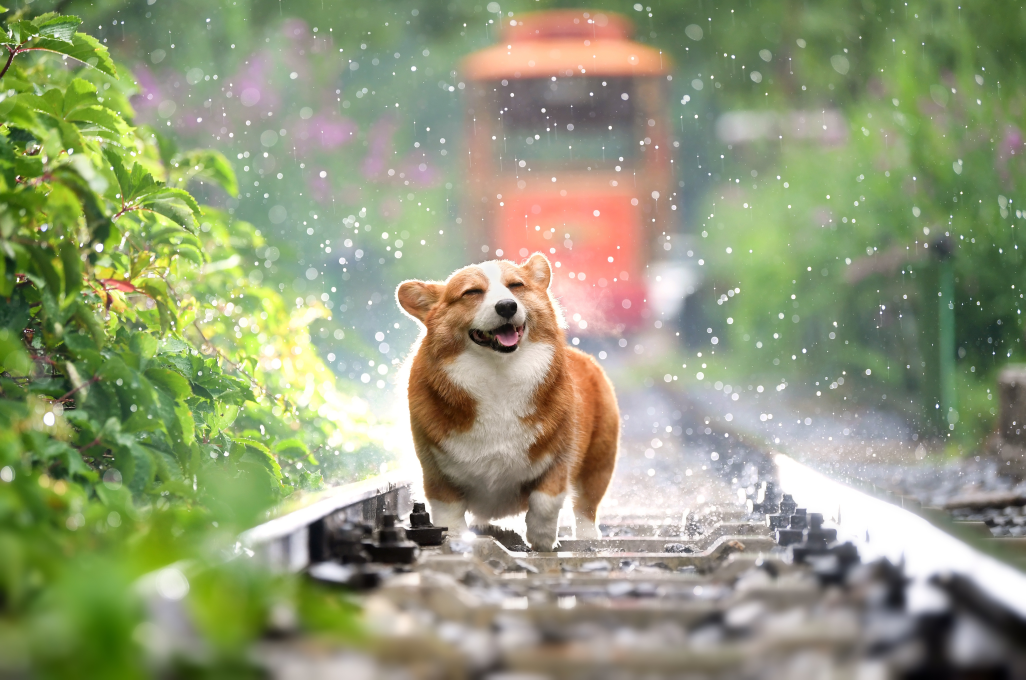
#> input picture src/corgy1.jpg, 5130 x 3396 px (shown at 1/5 size)
$ python histogram_1d.py
#> lines starting #> are read from the running program, lines starting #| are printed output that depends on the picture
# In this script I will perform histograms equalizations to a gray scale image

import cv2
import numpy as np
from matplotlib import pyplot as plt

src_file = "../src/corgy1.jpg"
src_img = cv2.imread(src_file,0)
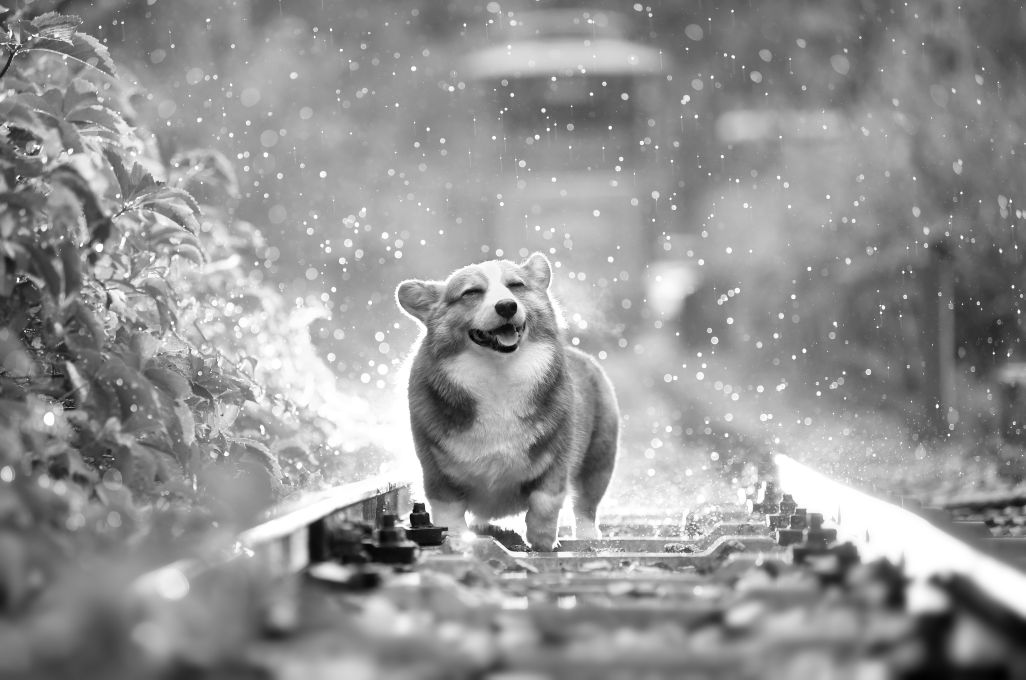
#> src_img: shape (3396, 5130) (shown at 1/5 size); min 0, max 255, mean 148.1
sized_img = cv2.resize(src_img,None, fx=0.2,fy=0.2,interpolation=cv2.INTER_AREA)
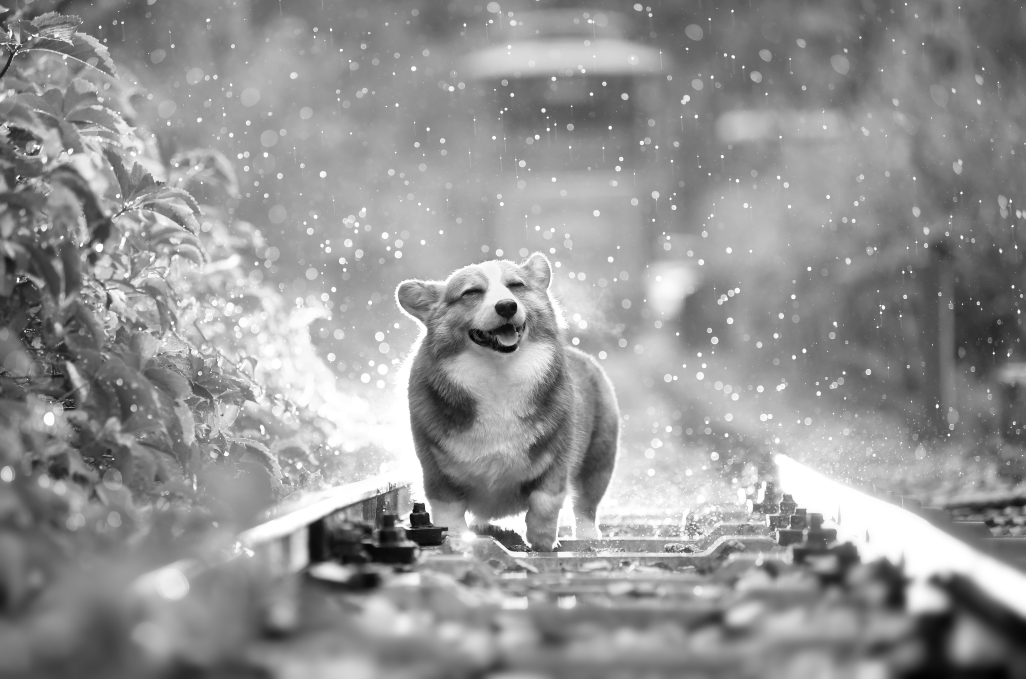
#> sized_img: shape (679, 1026); min 1, max 255, mean 148.1
# global histogram equalization
equ_img = cv2.equalizeHist(sized_img)
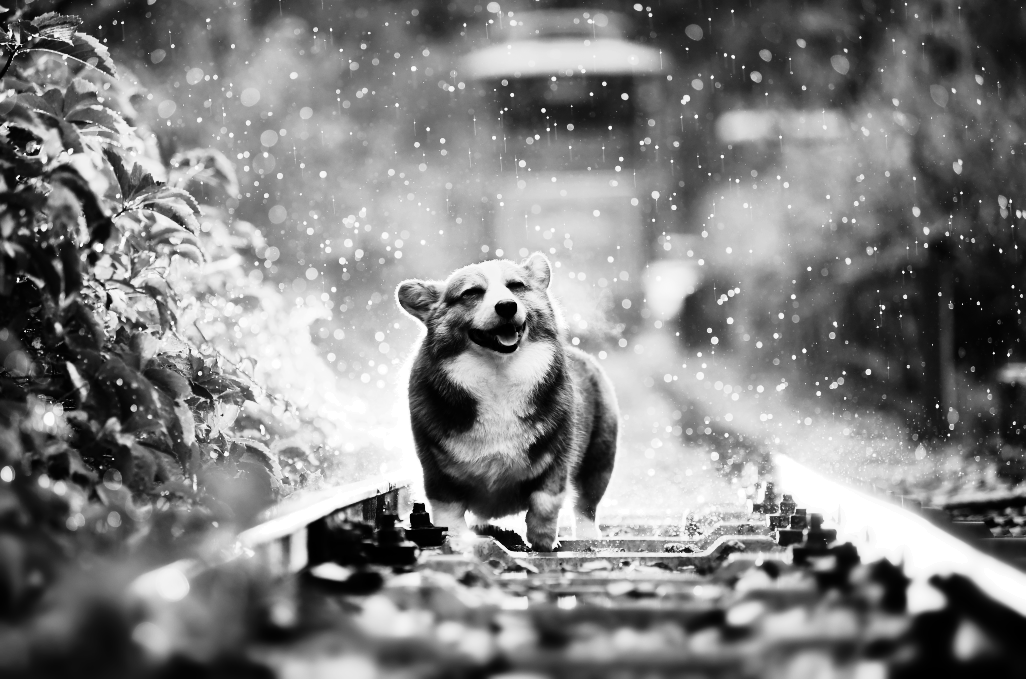
#> equ_img: shape (679, 1026); min 0, max 255, mean 128.3
# adaptive histogram equalization
clahe = cv2.createCLAHE(clipLimit=2.0, tileGridSize=(8,8))
adaptive_hist_img = clahe.apply(sized_img)
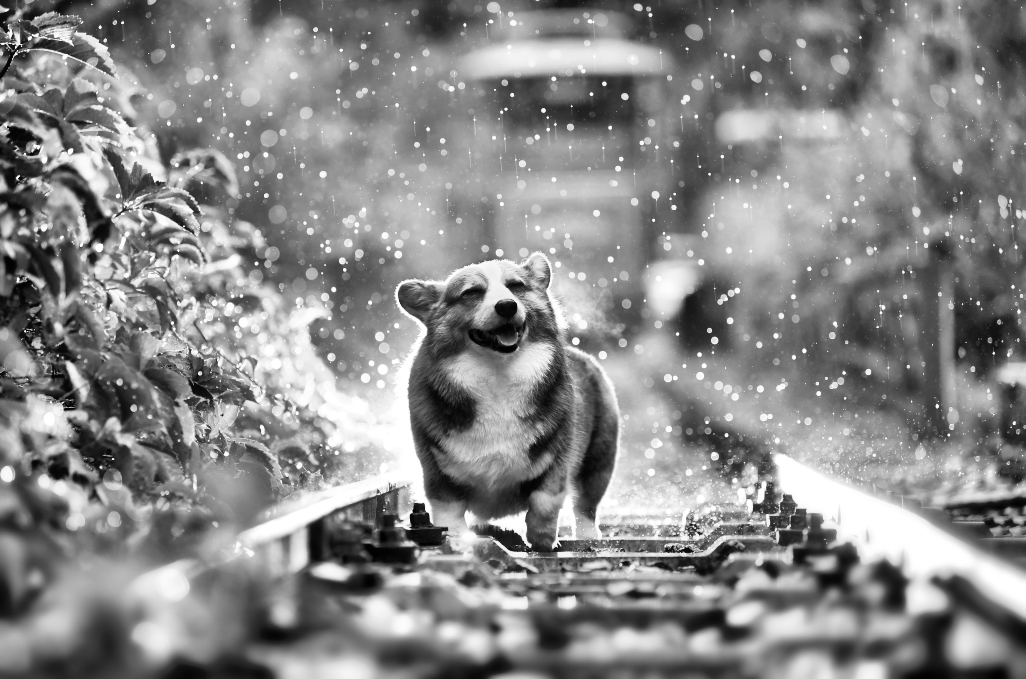
#> adaptive_hist_img: shape (679, 1026); min 0, max 255, mean 135.4

hist_org = cv2.calcHist([sized_img],[0],None,[256],[0,256])
#> hist_org = 256 values, max 11409 at index 255, min 0 at index 0, mean 2721.3
hist_equ = cv2.calcHist([equ_img],[0],None,[256],[0,256])
#> hist_equ = 256 values, max 11409 at index 255, min 0 at index 36, mean 2721.3
adaptive_hist = cv2.calcHist([adaptive_hist_img],[0],None,[256],[0,256])
#> adaptive_hist = 256 values, max 11604 at index 255, min 4 at index 0, mean 2721.3

plt.subplot(321), plt.imshow(sized_img, 'gray')
plt.subplot(322), plt.plot(hist_org)
plt.subplot(323), plt.imshow(equ_img, 'gray')
plt.subplot(324), plt.plot(hist_equ)
plt.subplot(325), plt.imshow(adaptive_hist_img, 'gray')
plt.subplot(326), plt.plot(adaptive_hist)
plt.show()
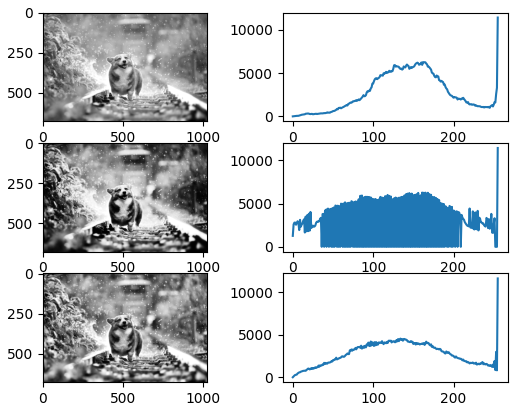
#> figure drawn by matplotlib, 6 panels; panel 2: curve peaks at x = 255, y = 11409; panel 4: curve peaks at x = 255, y = 11409; panel 6: curve peaks at x = 255, y = 11604

$ run again, with src/corgy2.jpg copied over src/corgy1.jpg
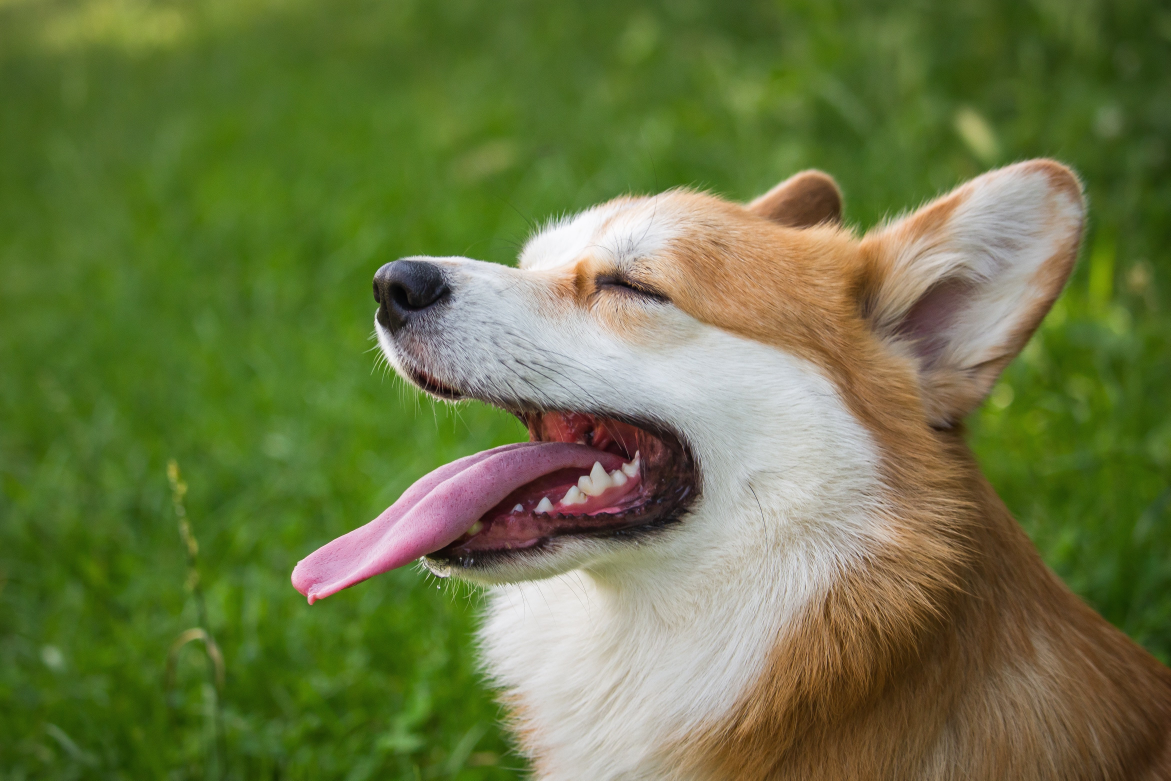
#> input picture src/corgy2.jpg, 4683 x 3122 px (shown at 1/4 size)
#> `equ_img = cv2.equalizeHist(sized_img)`:
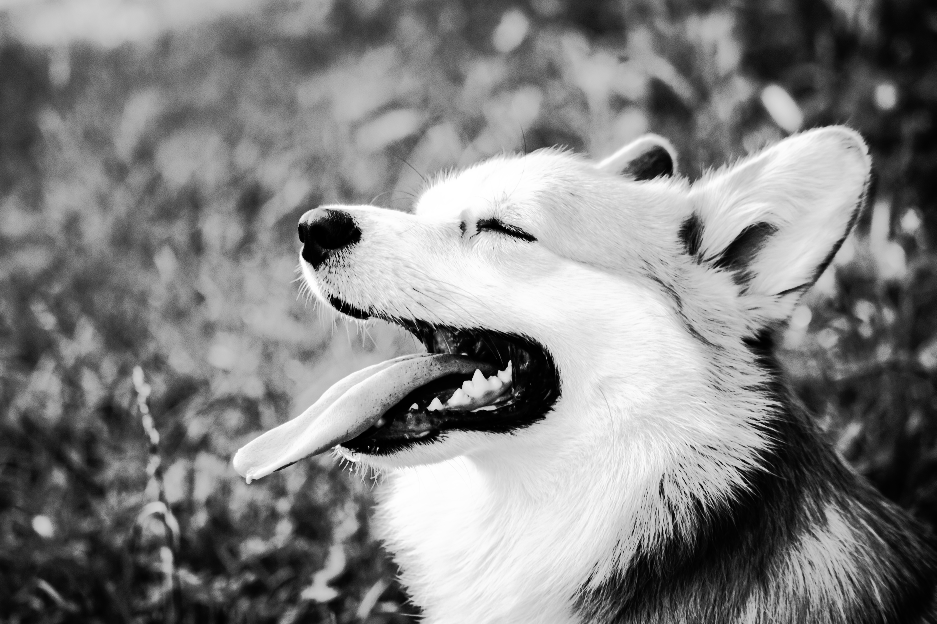
#> equ_img: shape (624, 937); min 0, max 255, mean 128.9
#> `adaptive_hist_img = clahe.apply(sized_img)`:
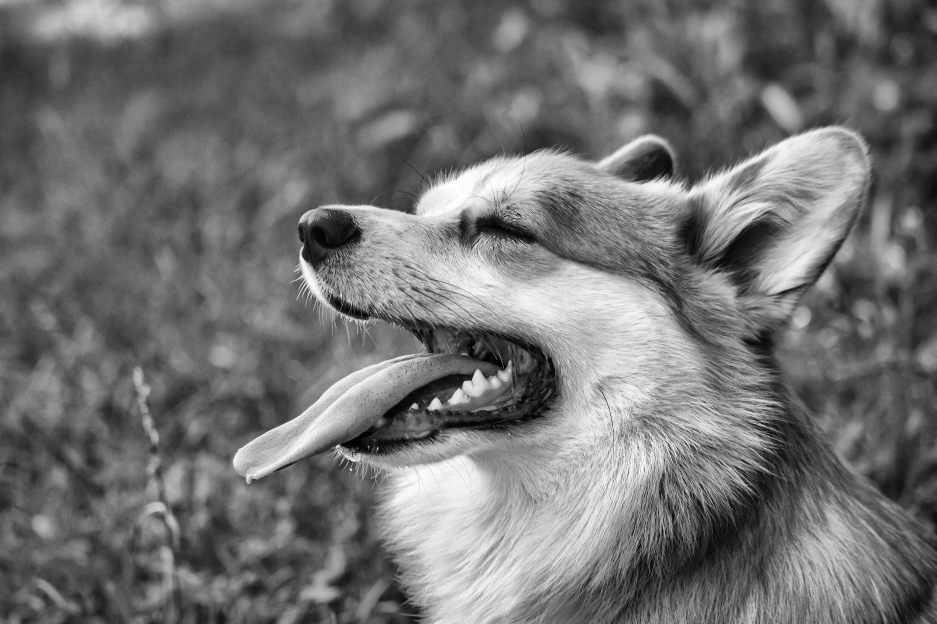
#> adaptive_hist_img: shape (624, 937); min 1, max 254, mean 113.9
#> hist_org = 256 values, max 13957 at index 92, min 0 at index 0, mean 2283.9
#> hist_equ = 256 values, max 13957 at index 120, min 0 at index 16, mean 2283.9
#> adaptive_hist = 256 values, max 6982 at index 94, min 0 at index 0, mean 2283.9

$ run again, with src/brick.jpg copied over src/corgy1.jpg
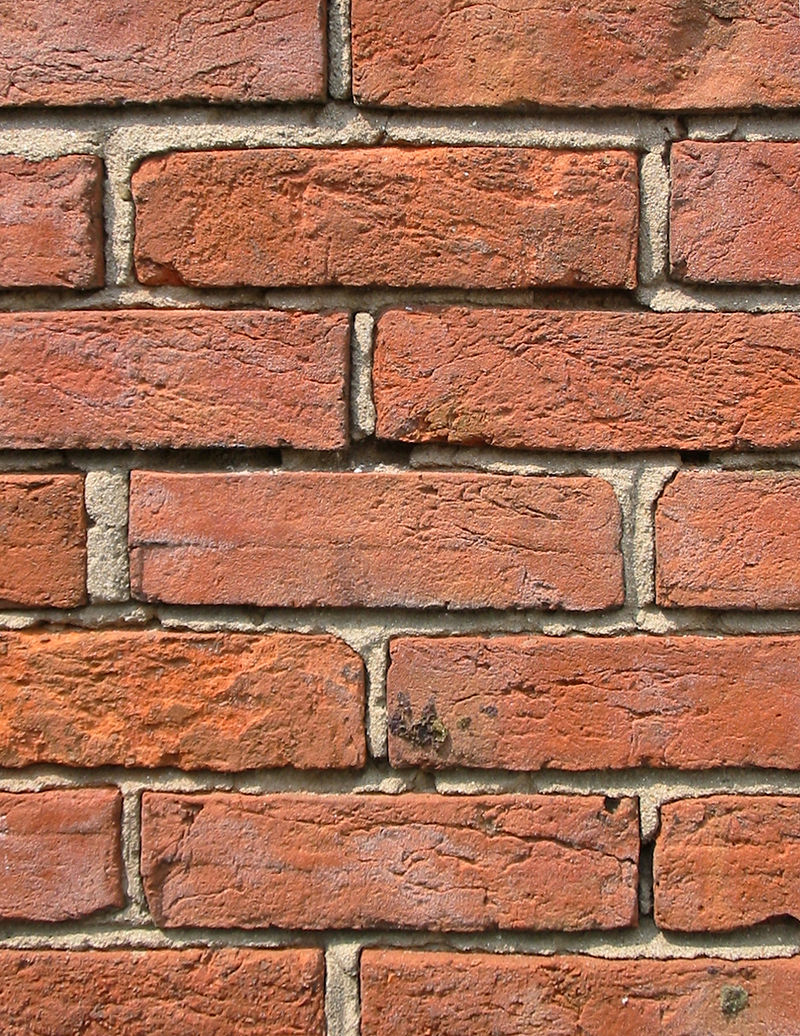
#> input picture src/brick.jpg, 800 x 1036 px
#> `equ_img = cv2.equalizeHist(sized_img)`:
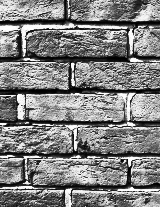
#> equ_img: shape (207, 160); min 0, max 255, mean 128.9
#> `adaptive_hist_img = clahe.apply(sized_img)`:
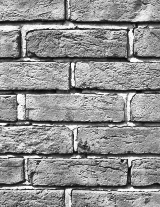
#> adaptive_hist_img: shape (207, 160); min 6, max 255, mean 144.8
#> hist_org = 256 values, max 704 at index 132, min 0 at index 0, mean 129.4
#> hist_equ = 256 values, max 704 at index 137, min 0 at index 45, mean 129.4
#> adaptive_hist = 256 values, max 324 at index 163, min 0 at index 0, mean 129.4
